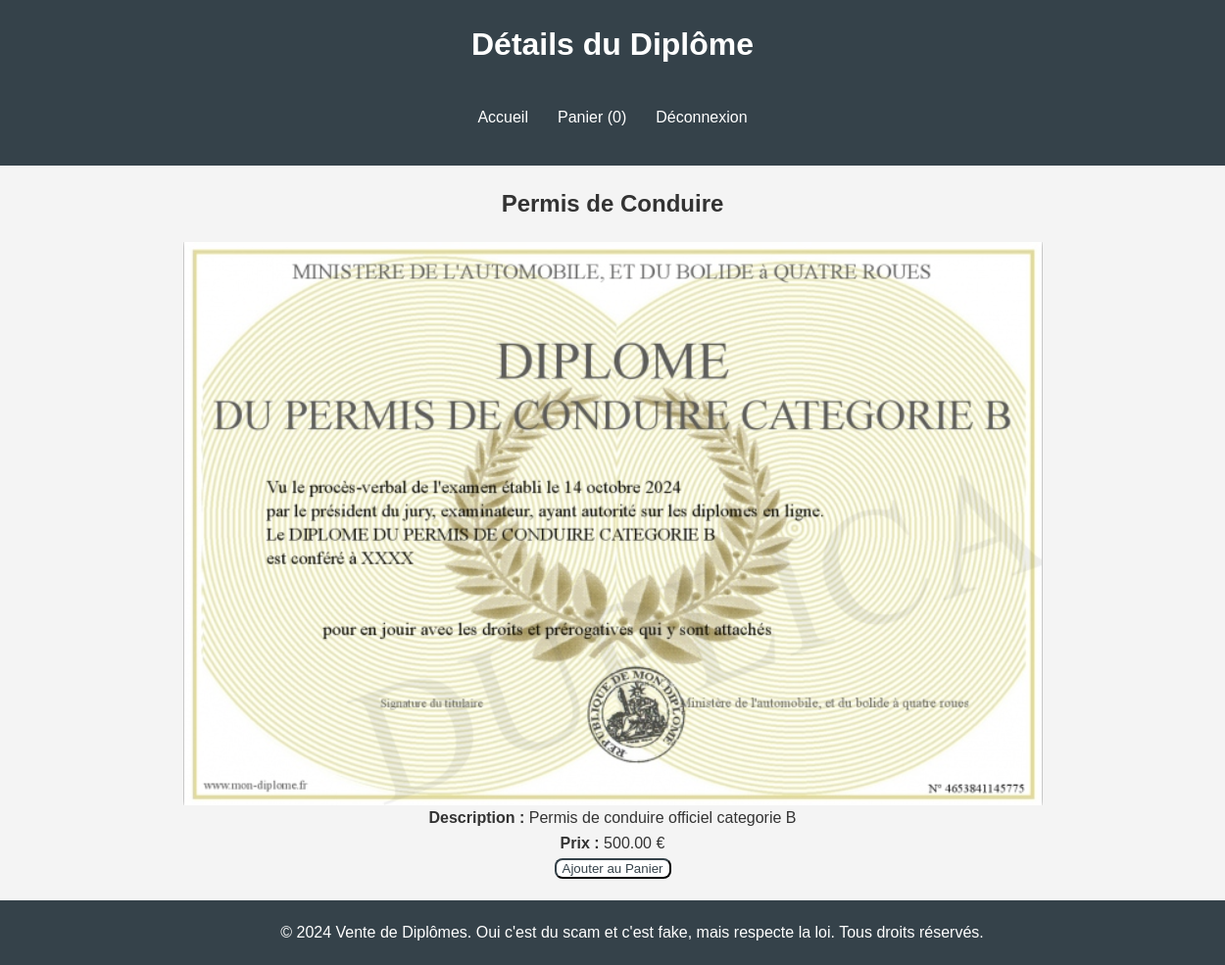
Screenshot of /projet/detail.php?titre=Permis de Conduire (signed in) with the database file from the repository.
### tables this page shows
CREATE TABLE `diplome` (
  `id` int(11) NOT NULL,
  `Titre` varchar(255) NOT NULL,
  `Description` text NOT NULL,
  `Prix` decimal(10,2) NOT NULL,
  `Image` varchar(255) NOT NULL
);

### projet/detail.php (the view, shortened to what this page needs)
<?php
require_once 'config.php';
if (isset($_GET['titre'])) {
    $titre = $_GET['titre'];
    $sql = 'SELECT * FROM diplome WHERE Titre = :titre';
    $stmt = $pdo->prepare($sql);
    $stmt->execute([':titre' => $titre]);
    $diplome = $stmt->fetch(PDO::FETCH_ASSOC);
} else {
    echo "<p>Aucun diplôme spécifié.</p>";
    exit;
}
?>
<!DOCTYPE html>
<html lang="fr">
<head>
    <link rel="stylesheet" href="style.css">
</head>
<body>
    <header>
        <h1>Détails du Diplôme</h1>
        <nav>
            <ul>
                <li><a href="index.php">Accueil</a></li>
                <li><a href="panier.php">Panier (<span id="panier-compteur">0</span>)</a></li>
                <li><a href="logout.php">Déconnexion</a></li>
            </ul>
        </nav>
    </header>
    <main>
        <h2><?php echo $diplome['Titre']; ?></h2>
        <?php if (!empty($diplome['Image'])): ?>
            <img src="<?php echo $diplome['Image']; ?>" alt="<?php echo $diplome['Titre']; ?>" />
        <?php else: ?>
            <img src="default-image.jpg" alt="Image non disponible">
        <?php endif; ?>
        <p><strong>Description :</strong> <?php echo $diplome['Description']; ?></p>
        <p><strong>Prix :</strong> <?php echo $diplome['Prix']; ?> €</p>
        <form action="panier.php" method="post">
            <button type="submit">Ajouter au Panier</button>
        </form>
    </main>
    <footer>
        <p>&copy; 2024 Vente de Diplômes. Oui c'est du scam et c'est fake, mais respecte la loi. Tous droits réservés.</p>
    </footer>
</body>
</html>

### projet/style.css (style rules this page uses)
body, h1, h2, h3, p { margin: 0; padding: 0; }
body { font-family: 'Arial', sans-serif; line-height: 1.6; background-color: #f4f4f4; color: #333; overflow-x: hidden; }
header { background: #35424a; color: #ffffff; padding: 20px; text-align: center; }
nav { display: flex; justify-content: center; }
nav ul { list-style: none; padding: 0; display: flex; }
nav ul li { margin: 0 15px; }
nav ul li a { color: #ffffff; text-decoration: none; }
main { padding: 20px; display: flex; flex-direction: column; align-items: center; }
h1, h2 { margin-bottom: 20px; }
footer { display: flex; justify-content: center; align-items: center; padding: 20px; background: #35424a; color: #ffffff; position: relative; bottom: 0; width: 100%; }
button { background-color: #ffffff; border-radius: 8px; border-color: #35424a; color: #35424a; }

### rows the page displays
diplome: Titre "Permis de Conduire", Image (picture), Description "Permis de conduire officiel categorie B", Prix "500.00"
